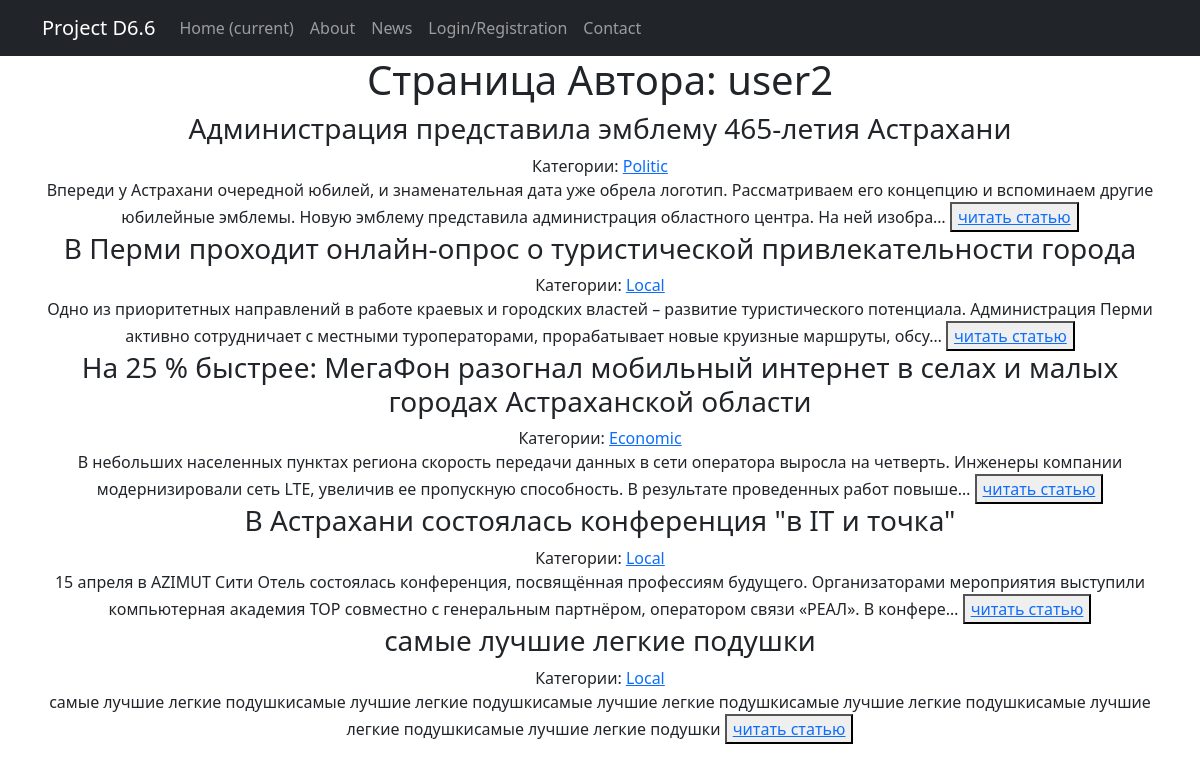
/articles/author/2/, run on the app's committed database.
### news/models.py (models this page shows, shortened)
class Author(models.Model):  # наследуемся от класса Model
    objects = None
    user = models.OneToOneField(User, on_delete=models.CASCADE)  # имя автора в соответствии с шаблоном User
    rating = models.IntegerField(default=0)  # рейтинг автора

class Post(models.Model):  # класс Post
    news = 'NE'
    article = 'AR'
    CATSELECT = [
        (news, 'Новость'),
        (article, 'Статья')
    ]
    objects = None
    author = models.ForeignKey(Author, on_delete=models.CASCADE)  # связь «один ко многим» с моделью Author
    time_in = models.DateTimeField(auto_now_add=True)  # автоматическое присвоение даты и времени создания
    title = models.CharField(max_length=255)  # длина заголовка
    choice_field = models.CharField(max_length=2, choices=CATSELECT)  # поле выбора категории новость/статья
    content = models.TextField()  # содержание статьи/новости
    rating = models.IntegerField(default=0)  # рейтинг статьи/новости
    category = models.ManyToManyField(Category, through='PostCategory', related_name='PostCategory')  # связь «многие ко многим» с моделью Category (с дополнительной моделью PostCategory)

class Category(models.Model):  # класс Категорий
    objects = None
    name = models.CharField(max_length=128, unique=True)  # максмиальная длина 128 знаков, уникальное поле
    subscribers = models.ManyToManyField(User, blank=True, related_name='categories')

### news/views.py (the view)
# urls.py: path('author/<int:pk>/', AuthorDetail.as_view(), name='author'),
class AuthorDetail(DetailView):
    model = Author
    template_name = 'author.html'
    context_object_name = 'author'
    def get_context_data(self, **kwargs):
        context = super().get_context_data(**kwargs)
        context['posts'] = Author.objects.get(pk=self.kwargs['pk']).post_set.all().order_by('-id')
        return context

### news/templatetags/custom_filters.py (called while the page is built)
@register.filter()
def censor(value, censored_words=BAD_WORDS, symbols=SYMBOLS):
    if isinstance(value, str):
        for i in value.split():
            count = 0
            if not i.isalnum():
                for j in symbols:
                    if j in i:
                        count += 1
            if i[:len(i) - count].lower() in censored_words:
                value = value.replace(i[:len(i) - count], i[0] + '*' * (len(i) - 1 - count))
    else:
        try:
            raise AttributeError
        except AttributeError:
            print("AttributeError")
    return value

### templates/author.html (shortened to what this page needs)
{% extends 'flatpages/default.html' %}
{% load static %}
{% load custom_filters %}
{% block content %}
<h1>Страница Автора: {{ author.user.username }}</h1>
{% for post in posts %}
        <h3>{{ post.title }}</h3>
        Категории:
        {% for category in post.category.all %}
            <a href="{% url 'categories' category.id%}"> {{ category.name }}</a>
        {% endfor %}
        <br>
        {{ post.content|censor|truncatechars:220 }}
        <button><a class="text-center" href="/news/{{post.id}}">читать статью</a> </button>
        <br>
{% endfor %}
{% endblock content %}

### templates/flatpages/default.html (shortened to what this page needs)
<!DOCTYPE html>
<html lang="en">
    <head>
        {% load static %}
        <link href="{% static 'css/styles.css' %}" rel="stylesheet" />
    </head>
    <body>
        <nav class="navbar navbar-expand-lg navbar-dark bg-dark static-top">
            <div class="container">
                <a class="navbar-brand" href="#">Project D6.6</a>
                <div class="collapse navbar-collapse" id="navbarResponsive">
                    <ul class="navbar-nav ml-auto">
                        <li class="nav-item active">
                            <a class="nav-link" href="#">Home
                                <span class="sr-only">(current)</span>
                            </a>
                        </li>
                        <li class="nav-item">
                            <a class="nav-link" href="/about/">About</a>
                        </li>
                        <li class="nav-item">
                            <a class="nav-link" href="/news/">News</a>
                        </li>
                        <li class="nav-item">
                            <a class="nav-link" href="{% url 'account_login' %}">Login/Registration</a>
                        </li>
                        <li class="nav-item">
                            <a class="nav-link" href="/contacts/">Contact</a>
                        </li>
                    </ul>
                </div>
            </div>
        </nav>
        <div class="container">
            <div class="row">
                <div class="col-lg-12 text-center">
                    {% block content %}{% endblock content %}
                </div>
            </div>
        </div>
    </body>
</html>

### data on the page
Author: user.username "user2"
Post: title "Администрация представила эмблему 465-летия Астрахани", content|censor "Впереди у Астрахани очередной юбилей, и знаменательная дата уже обрела логотип. Рассматриваем его концепцию и вспоминаем другие юбилейные эмблемы. Новую эмблему представила администрация областного центра. На ней изобра…"
Category: name "Politic"
Post: title "В Перми проходит онлайн-опрос о туристической привлекательности города", content|censor "Одно из приоритетных направлений в работе краевых и городских властей – развитие туристического потенциала. Администрация Перми активно сотрудничает с местными туроператорами, прорабатывает новые круизные маршруты, обсу…"
Category: name "Local"
Post: title "На 25 % быстрее: МегаФон разогнал мобильный интернет в селах и малых городах Астраханской области", content|censor "В небольших населенных пунктах региона скорость передачи данных в сети оператора выросла на четверть. Инженеры компании модернизировали сеть LTE, увеличив ее пропускную способность. В результате проведенных работ повыше…"
Category: name "Economic"
Post: title "В Астрахани состоялась конференция \"в IT и точка\"", content|censor "15 апреля в AZIMUT Сити Отель состоялась конференция, посвящённая профессиям будущего. Организаторами мероприятия выступили компьютерная академия TOP совместно с генеральным партнёром, оператором связи «РЕАЛ». В конфере…"
Post: title "самые лучшие легкие подушки", content|censor "самые лучшие легкие подушкисамые лучшие легкие подушкисамые лучшие легкие подушкисамые лучшие легкие подушкисамые лучшие легкие подушкисамые лучшие легкие подушки"
